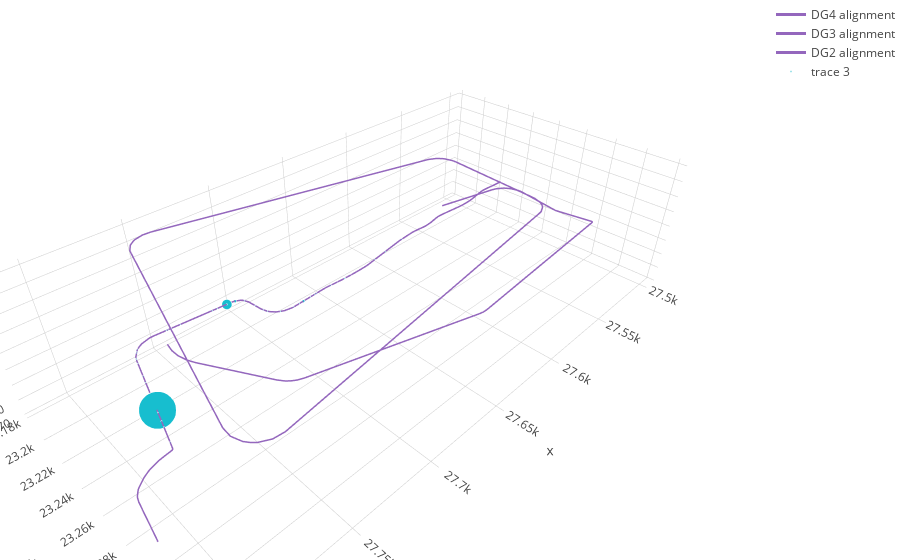

Notebook code for this chart:
### Code cell
# 3d visualization with plotly
from scipy.spatial import Delaunay

# geological layers as triangulated planar surfaces
# sandstone/siltstone contact crossing PH and TH
x = [27652.8, 27470.3, 27645.2, (27652.8 + (27652.8 - 27470.3)), (27652.8 + (27652.8 - 27645.2)) ]
y = [23334.1, 23291.9, 23548.0, (23334.1 + (23334.1 - 23291.9)), (23334.1 + (23334.1 - 23548.0))]
z = [959.7, 1227.5, 1240.5, (959.7 + (959.7 - 1227.5)), (959.7 + (959.7 - 1240.5))]
points2D=np.vstack([x,y]).T
tri=Delaunay(points2D)
#triangles, lines = plotly_trisurf(x,y,z, tri.simplices, fcolor='orange', plot_edges=True)
# assign only triangles to element to allow multiple plot elements in go.Figure
sandstone = plotly_trisurf(x,y,z, tri.simplices, fcolor='rgb(211, 50, 195)', plot_edges=True)[0]

# siltstone/sandstione contact crossing PH and TH
#   for visualization taken 0.1m lower than sandstone/siltstone contact 
x = [27652.8, 27470.3, 27645.2, (27652.8 + (27652.8 - 27470.3)), (27652.8 + (27652.8 - 27645.2)) ]
y = [23334.1, 23291.9, 23548.0, (23334.1 + (23334.1 - 23291.9)), (23334.1 + (23334.1 - 23548.0))]
z = [959.6, 1227.4, 1240.4, (959.6 + (959.6 - 1227.4)), (959.6 + (959.7 - 1240.4))]
points2D=np.vstack([x,y]).T
tri=Delaunay(points2D)
#triangles, lines = plotly_trisurf(x,y,z, tri.simplices, fcolor='orange', plot_edges=True)
siltstone = plotly_trisurf(x,y,z, tri.simplices, fcolor='rgb(38, 124, 55)', plot_edges=True)[0]

# fault crossing vicinity of PH and TH
x = [28421.4,27749.1, 27654.2]
y = [23164.8, 22904.6, 23328.3]
z = [1364.5, 1189.9, 876.7]
points2D=np.vstack([x,y]).T
tri=Delaunay(points2D)
#triangles, lines = plotly_trisurf(x,y,z, tri.simplices, fcolor='orange', plot_edges=True)
fault = plotly_trisurf(x,y,z, tri.simplices, fcolor='red', plot_edges=True)[0]



# # geological layers $HOME/projects/RogunHPP/data/testing/Test71.csv as 3d surfaces from Sketchup
# # https://plot.ly/python/3d-mesh/
# vertices=np.loadtxt('/home/kaelin_joseph/projects/RogunHPP/data/testing/Test1_points.csv', 
#                     skiprows=0, delimiter=',', usecols = (0,1,2))
# unique_vertices = np.unique(vertices, axis=0)
# xx,yy,zz=zip(*unique_vertices)
# #su_surface = go.Mesh3d(x=xx,y=yy,z=zz,color='#FFB6C1',opacity=0.50)
# su_surface = go.Mesh3d(x=xx,y=yy,z=zz,color='orange',opacity=0.50)


# better method as above for 'sandstone' ??
# geological layers $HOME/projects/RogunHPP/data/testing/Test71.csvas 3d surfaces from Sketchup
vertices=np.loadtxt('/home/kaelin_joseph/projects/RogunHPP/data/testing/Test1_points.csv', 
                    skiprows=0, delimiter=',', usecols = (0,1,2))
unique_vertices = np.unique(vertices, axis=0)
xx,yy,zz=zip(*unique_vertices)
points2D=np.vstack([xx,yy]).T  #.T ->> transposes array
tri=Delaunay(points2D)
#triangles, lines = plotly_trisurf(x,y,z, tri.simplices, fcolor='orange', plot_edges=True)
#su_surface = plotly_trisurf(xx,yy,zz, tri.simplices, fcolor='rgb(211, 50, 195)', plot_edges=True)[0]
su_surface = plotly_trisurf(xx,yy,zz, tri.simplices, fcolor='rgb(211, 50, 195)', plot_edges=False)[0]







# plot alignments
ph_alignment = go.Scatter3d(
    x=ph_alignment_df['Easting'].tolist(),
    y=ph_alignment_df['Northing'].tolist(),
    z=ph_alignment_df['Elevation'].tolist(),
    mode='lines',
    line=dict(width=3,
              color='#17becf'),
    name ="PH alignment",   
)

th_alignment = go.Scatter3d(
    x=th_alignment_df['Easting'].tolist(),
    y=th_alignment_df['Northing'].tolist(),
    z=th_alignment_df['Elevation'].tolist(),
    mode='lines',
    line=dict(width=3,
              color='#9467bd'),
    name ="TH alignment",   
)

dg4_alignment = go.Scatter3d(
    x=dg4_alignment_df['Easting'].tolist(),
    y=dg4_alignment_df['Northing'].tolist(),
    z=dg4_alignment_df['Elevation'].tolist(),
    mode='lines',
    line=dict(width=3,
              color='#9467bd'),
    name ="DG4 alignment",   
)

dg3_alignment = go.Scatter3d(
    x=dg3_alignment_df['Easting'].tolist(),
    y=dg3_alignment_df['Northing'].tolist(),
    z=dg3_alignment_df['Elevation'].tolist(),
    mode='lines',
    line=dict(width=3,
              color='#9467bd'),
    name ="DG3 alignment",   
)

dg2_alignment = go.Scatter3d(
    x=dg2_alignment_df['Easting'].tolist(),
    y=dg2_alignment_df['Northing'].tolist(),
    z=dg2_alignment_df['Elevation'].tolist(),
    mode='lines',
    line=dict(width=3,
              color='#9467bd'),
    name ="DG2 alignment",   
)


# plot PH,TH grouting data
ph_stages = go.Scatter3d(
    x=(data_ph['x_stage_max']),
    y=(data_ph['y_stage_max']),
    z=(data_ph['z_stage_max']),
    mode='markers',
    marker=dict(
        size=(data_ph['Cement']/150),
        color = '#17becf',        
        opacity=1.0
    )
)

th_stages = go.Scatter3d(
    x=(data_th['x_stage_max']),
    y=(data_th['y_stage_max']),
    z=(data_th['z_stage_max']),
    mode='markers',
    marker=dict(
        size=(data_th['Cement']/150),
        color = '#9467bd',
        opacity=1.0
    )
)


# plot DG seepage data
dg_seepage = go.Scatter3d(
    x=(monitoringDG2_df['x_stat']),
    y=(monitoringDG2_df['y_stat']),
    z=(monitoringDG2_df['z_stat']),
    mode='markers',
    marker=dict(
        # procedure needed to locate latest seepage measurement                                     #ToDo JK
        size=(monitoringDG2_df['22.08.2018_q']/0.001),
        color = '#17becf',        
        opacity=1.0
    )
)


#data = [triangles, lines, ph_alignment, th_alignment, ph_stages, th_stages]
#data = [sandstone, siltstone, fault, ph_alignment, th_alignment, ph_stages, th_stages]
#data = [sandstone, siltstone, ph_alignment, th_alignment, ph_stages, th_stages]
#data = [su_surface]
data = [dg4_alignment, dg3_alignment, dg2_alignment, dg_seepage]

layout = go.Layout(
    margin=dict(
        l=0,
        r=0,
        b=0,
        t=0
    ),
    
#     scene=Scene(
#         xaxis=dict(
#             range = [27500,27800]
#         ),
#         yaxis=dict(
#             range = [23200,23500]
#         ),
#         zaxis=dict(
#             range = [800,1100]
#         )
#     )
)

# axis = dict(
# showbackground=True,
# #backgroundcolor="rgb(230, 230,230)",
# #gridcolor="rgb(255, 255, 255)",
# #zerolinecolor="rgb(255, 255, 255)",
#     )
# layout = go.Layout(
#          title='test',
#          width=800,
#          height=800,
#          scene=dict(
#          xaxis=dict(axis),
#          yaxis=dict(axis),
#          zaxis=dict(axis),
#          aspectratio=dict(
#             x=1,
#             y=1,
#             z=1
#         ),
#         )
#         )

fig = go.Figure(data=data, layout=layout)
plotly.offline.iplot(fig, filename='simple-3d-scatter')
